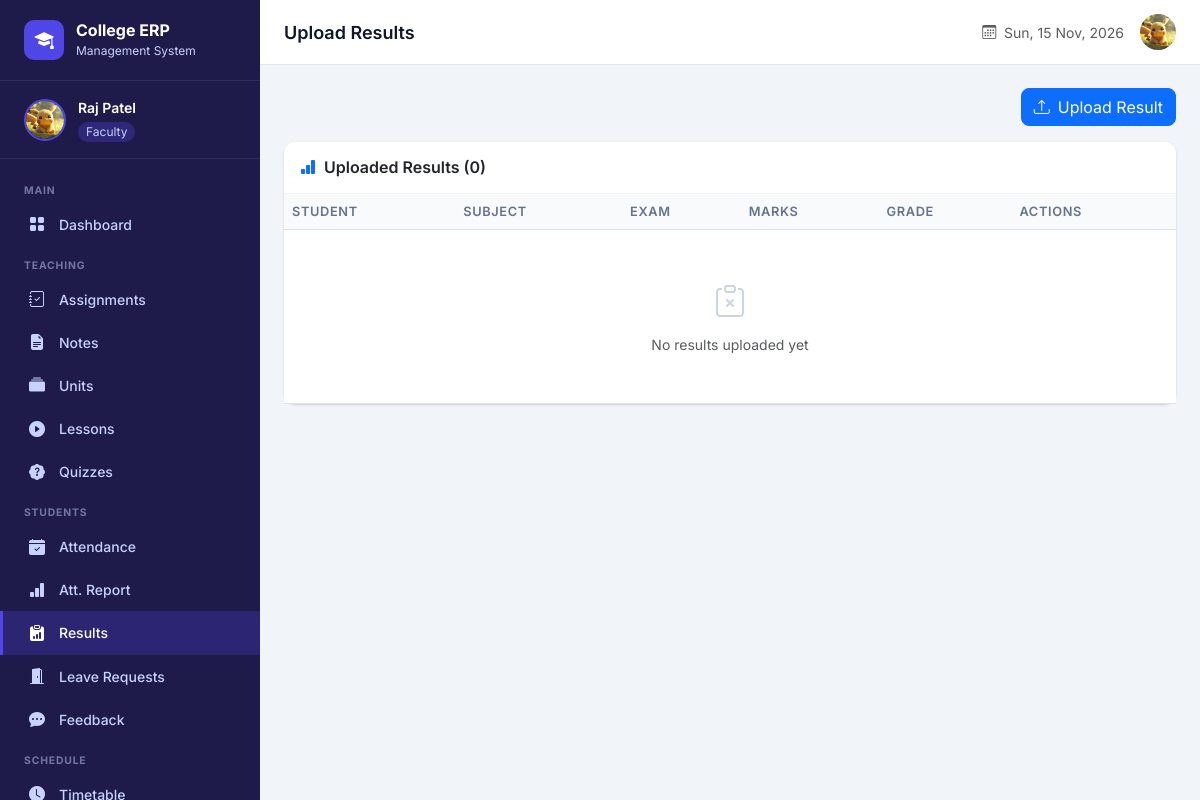
The app's page /faculty/results/ (signed in) with its own data.
### faculty/models.py (models this page shows, shortened)
class Staff(models.Model):
    ROLE_CHOICES = (
         ('dean', 'Dean'),
        ('faculty', 'Faculty'),
        ('hod', 'Head of Department'),
    )
    GENDER_CHOICES = (
        ('male', 'Male'),
        ('female', 'Female'),
        ('other', 'Other'),
    )
    user = models.OneToOneField(User, on_delete=models.CASCADE, related_name='staff_profile')
    staff_id = models.CharField(max_length=20, unique=True)
    name = models.CharField(max_length=100)
    email = models.EmailField(unique=True)
    mobile= models.CharField(
        max_length=10,
        validators=[mobile_validator])
    gender = models.CharField(max_length=10, choices=GENDER_CHOICES, default='male')
    dob = models.DateField(null=True, blank=True)
    image = models.ImageField(upload_to='staff_images/', blank=True, null=True)
    role = models.CharField(max_length=20, choices=ROLE_CHOICES, default='faculty')
    department = models.ForeignKey(
        'account.Department', on_delete=models.SET_NULL,
        null=True, blank=True, related_name='staff_members'
    )
    qualification = models.CharField(max_length=200, blank=True)
    experience = models.CharField(max_length=200, blank=True)
    address = models.TextField(blank=True)
    joining_date = models.DateField(null=True, blank=True)
    is_active = models.BooleanField(default=True)
    created_at = models.DateTimeField(auto_now_add=True)
    class Meta:
        ordering = ['name']
        verbose_name = 'Staff'
        verbose_name_plural = 'Staff Members'

### faculty/views.py (the view)
    def wrapper(request, *args, **kwargs):
        if not request.user.is_authenticated:
            messages.warning(request, "Please log in.")
            return redirect('login')
        try:
            staff = request.user.staff_profile
            request.staff = staff
        except Staff.DoesNotExist:
            if request.user.is_superuser:
                request.staff = None
            else:
                messages.error(request, "Faculty access required.")
                return redirect('login')
        return view_func(request, *args, **kwargs)

### faculty/views.py (called while the page is built)
def faculty_required(view_func):
    def wrapper(request, *args, **kwargs):
        if not request.user.is_authenticated:
            messages.warning(request, "Please log in.")
            return redirect('login')
        try:
            staff = request.user.staff_profile
            request.staff = staff
        except Staff.DoesNotExist:
            if request.user.is_superuser:
                request.staff = None
            else:
                messages.error(request, "Faculty access required.")
                return redirect('login')
        return view_func(request, *args, **kwargs)
    wrapper.__name__ = view_func.__name__
    return wrapper

def get_staff(request):
    try:
        return request.user.staff_profile
    except (Staff.DoesNotExist, AttributeError):
        return None

@faculty_required
def faculty_results(request):
    staff = get_staff(request)
    subjects = Subject.objects.all()
    results = StudentResult.objects.filter(
        subject__faculty=staff
    ).select_related(
        'student',
        'subject'
    ).order_by('-created_at')
    return render(request, 'faculty/results.html', {
        'results': results,
        'subjects': subjects,
        'staff': staff
    })

### templates/faculty/results.html (shortened to what this page needs)
{% extends "faculty/base_faculty.html" %}
{% block page_title %}Upload Results{% endblock %}
{% block content %}
<div class="d-flex justify-content-end mb-3">
  <a href="{% url 'upload_result' %}" class="btn btn-primary rounded-3"><i class="bi bi-upload me-2"></i>Upload Result</a>
</div>
<div class="card">
  <div class="card-header py-3"><h6 class="mb-0 fw-semibold"><i class="bi bi-bar-chart-fill text-primary me-2"></i>Uploaded Results ({{ results|length }})</h6></div>
  <div class="card-body p-0">
    <div class="table-responsive">
      <table class="table mb-0">
        <thead><tr><th>Student</th><th>Subject</th><th>Exam</th><th>Marks</th><th>Grade</th><th>Actions</th></tr></thead>
        <tbody>
          {% for r in results %}
            <tr>
              <td style="font-size:.875rem">{{ r.student.name }}<div class="text-muted" style="font-size:.75rem">{{ r.student.prnno }}</div></td>
              <td style="font-size:.875rem">{{ r.subject.subject_name }}</td>
              <td style="font-size:.85rem">{{ r.exam_type }}</td>
              <td class="fw-semibold">{{ r.marks_obtained }}/{{ r.total_marks }} <span class="text-muted" style="font-size:.75rem">({{ r.percentage }}%)</span></td>
              <td><span class="badge {% if r.grade == 'F' %}bg-danger{% elif r.grade in 'O,A+' %}bg-success{% else %}bg-primary{% endif %}">{{ r.grade }}</span></td>
              <td><a href="{% url 'edit_result' r.id %}" class="btn btn-sm btn-outline-primary rounded-3"><i class="bi bi-pencil"></i></a></td>
            </tr>
          {% empty %}
            <tr><td colspan="6" class="text-center py-5 text-muted"><i class="bi bi-clipboard-x" style="font-size:2rem;color:#cbd5e1"></i><div class="mt-2">No results uploaded yet</div></td></tr>
          {% endfor %}
        </tbody>
      </table>
    </div>
  </div>
</div>
{% endblock %}

### templates/faculty/base_faculty.html (shortened to what this page needs)
{% extends "base/layout.html" %}
{% block sidebar_user %}
  {% if staff %}
    {% if staff.image %}
      <img src="{{ staff.image.url }}" alt="{{ staff.name }}"/>
    {% else %}
      <div class="user-avatar-placeholder">{{ staff.name|first|upper }}</div>
    {% endif %}
    <div class="user-info">
      <div class="user-name">{{ staff.name }}</div>
      <span class="user-role">{{ staff.get_role_display }}</span>
    </div>
  {% endif %}
{% endblock %}
{% block sidebar_nav %}
  <div class="sidebar-section-label">Main</div>
  <a href="{% url 'faculty_dashboard' %}"><i class="bi bi-grid-fill"></i> Dashboard</a>
  <div class="sidebar-section-label">Teaching</div>
  <a href="{% url 'faculty_assignments' %}"><i class="bi bi-journal-check"></i> Assignments</a>
  <a href="{% url 'faculty_notes' %}"><i class="bi bi-file-earmark-text-fill"></i> Notes</a>
  <a href="{% url 'faculty_units' %}"><i class="bi bi-collection-fill"></i> Units</a>
  <a href="{% url 'faculty_lessons' %}"><i class="bi bi-play-circle-fill"></i> Lessons</a>
  <a href="{% url 'faculty_quizzes' %}"><i class="bi bi-patch-question-fill"></i> Quizzes</a>
  <div class="sidebar-section-label">Students</div>
  <a href="{% url 'faculty_attendance' %}"><i class="bi bi-calendar-check-fill"></i> Attendance</a>
  <a href="{% url 'attendance_report' %}"><i class="bi bi-bar-chart-fill"></i> Att. Report</a>
  <a href="{% url 'faculty_results' %}"><i class="bi bi-clipboard-data-fill"></i> Results</a>
  <a href="{% url 'faculty_leave_requests' %}"><i class="bi bi-door-open-fill"></i> Leave Requests</a>
  <a href="{% url 'faculty_feedback' %}"><i class="bi bi-chat-dots-fill"></i> Feedback</a>
  <div class="sidebar-section-label">Schedule</div>
  <a href="{% url 'faculty_timetable' %}"><i class="bi bi-clock-fill"></i> Timetable</a>
{% endblock %}
{% block topbar_right %}
  {% if staff and staff.image %}
    <img src="{{ staff.image.url }}" class="topbar-avatar" alt="{{ staff.name }}"/>
  {% elif staff %}
    <div style="width:36px;height:36px;background:#4f46e5;border-radius:50%;display:flex;align-items:center;justify-content:center;color:white;font-weight:600">
      {{ staff.name|first|upper }}
    </div>
  {% endif %}
{% endblock %}

### templates/base/layout.html (style rules this page uses)
:root { --sidebar-width: 260px; --topbar-height: 64px; --primary: #4f46e5; --primary-dark: #3730a3; --sidebar-bg: #1e1b4b; --sidebar-hover: #312e81; --sidebar-text: #c7d2fe; --sidebar-active: #4f46e5; --card-shadow: 0 1px 3px rgba(0,0,0,.1), 0 1px 2px rgba(0,0,0,.06); }
* { font-family: 'Inter', sans-serif; }
body { background: #f1f5f9; min-height: 100vh; }
.sidebar-user img { width: 42px; height: 42px; border-radius: 50%; object-fit: cover; border: 2px solid var(--primary); }
.sidebar-user .user-info .user-name { color: white; font-weight: 600; font-size: .875rem; }
.sidebar-user .user-info .user-role { color: var(--sidebar-text); font-size: .75rem; background: rgba(79,70,229,.3); padding: 1px 8px; border-radius: 20px; display: inline-block; margin-top: 2px; }
.sidebar-section-label { color: rgba(199,210,254,.5); font-size: .65rem; font-weight: 700; text-transform: uppercase; letter-spacing: .08em; padding: .75rem 1.5rem .25rem; }
.sidebar-nav a { display: flex; align-items: center; gap: .75rem; padding: .6rem 1.5rem; color: var(--sidebar-text); text-decoration: none; font-size: .875rem; font-weight: 500; transition: all .15s; border-left: 3px solid transparent; }
.sidebar-nav a.active { background: rgba(79,70,229,.25); color: white; border-left-color: var(--primary); }
.sidebar-nav a i { font-size: 1rem; width: 20px; text-align: center; }
.topbar .topbar-avatar { width: 36px; height: 36px; border-radius: 50%; object-fit: cover; cursor: pointer; }
.card { border: none; box-shadow: var(--card-shadow); border-radius: 12px; }
.card-header { background: white; border-bottom: 1px solid #f1f5f9; border-radius: 12px 12px 0 0 !important; }
.table th { background: #f8fafc; font-size: .8rem; font-weight: 600; text-transform: uppercase; letter-spacing: .05em; color: #64748b; }
.table td { vertical-align: middle; font-size: .875rem; }

### records on screen
Staff: image (picture), name "Raj Patel", role "Faculty"

### other values on screen
{{ results|length }} "0"
